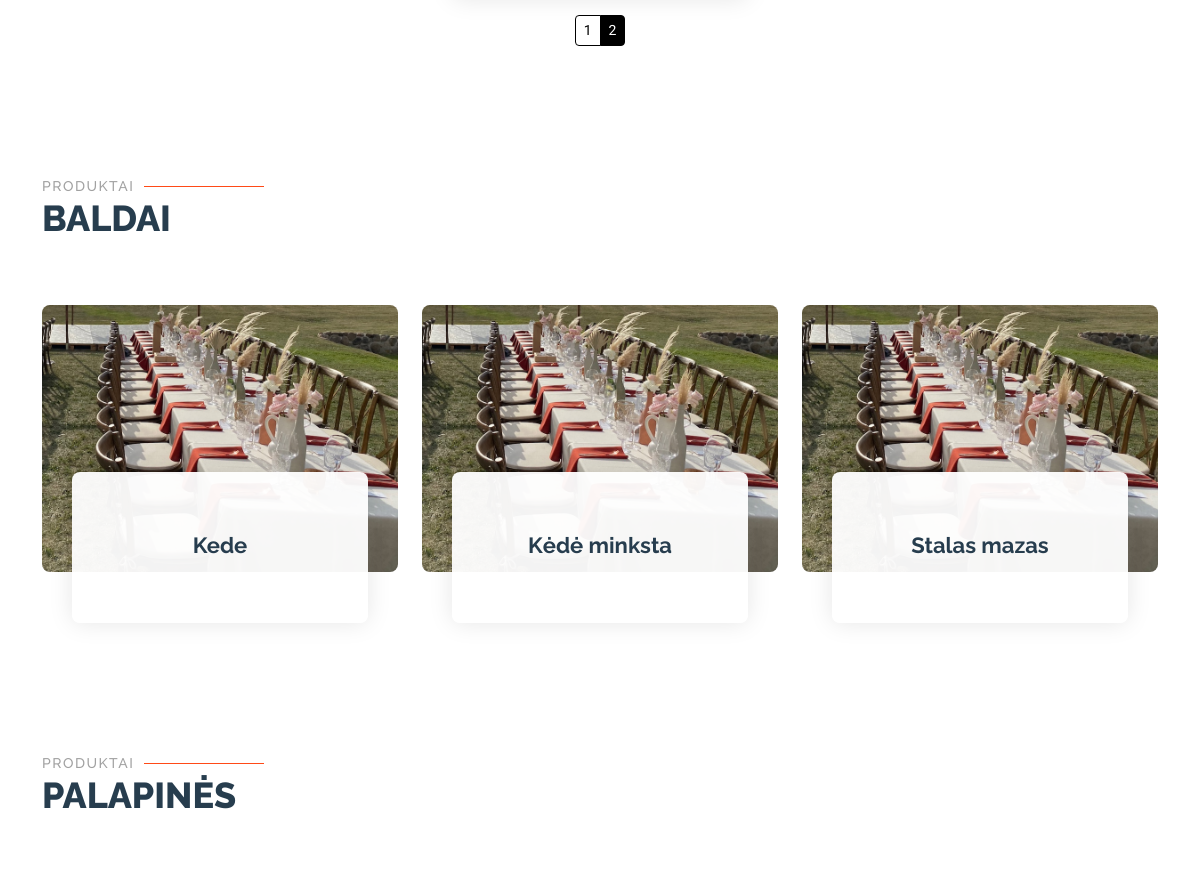
Before: /rent/products/ (middle part) with the older database file.
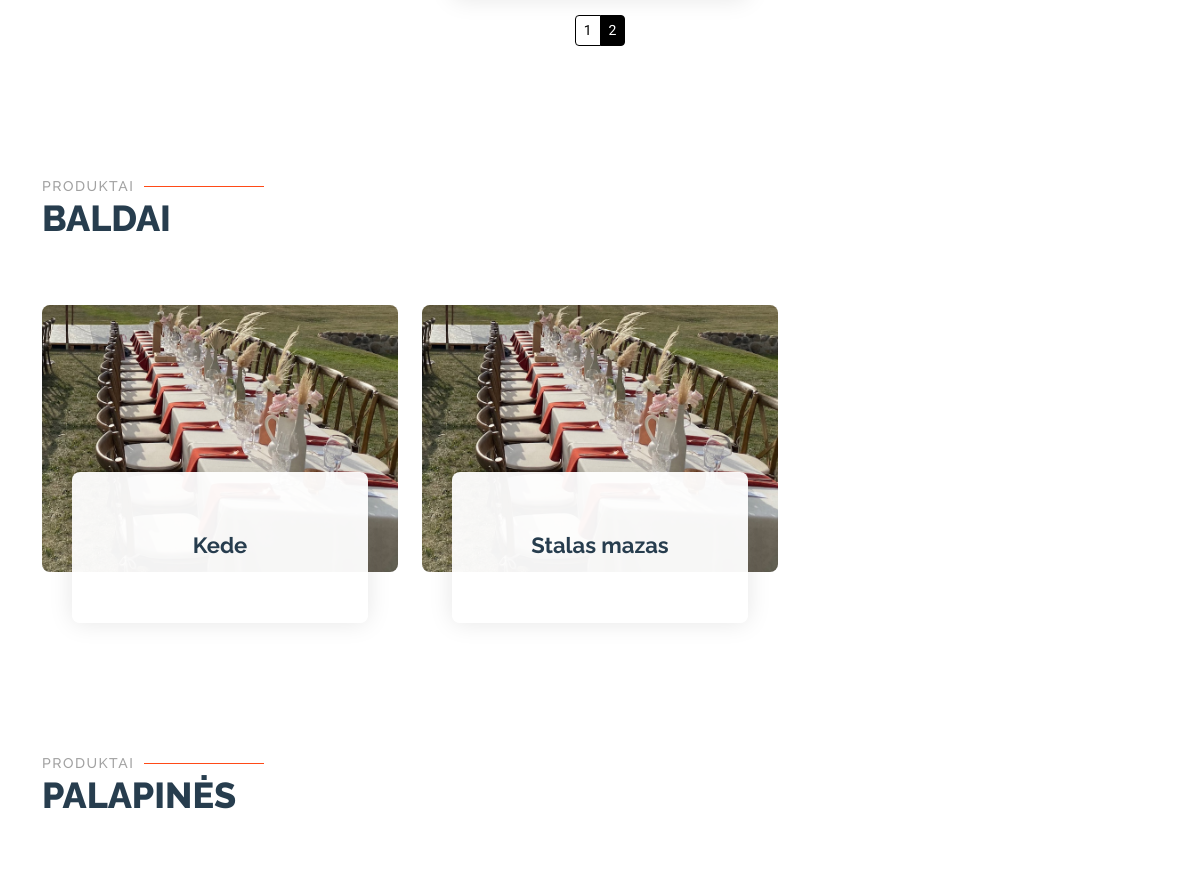
After: the same page with the newer database file.
### rent/models.py (models this page shows)
class Product(models.Model):
    name = models.CharField(verbose_name="Pavadinimas", max_length=100)
    description = HTMLField(verbose_name="Aprašymas", max_length=1000, help_text='Trumpas produkto aprašymas', null=True, blank=True, default="")
    inv_no = models.CharField(verbose_name="Invenorizacijos numeris", max_length=100, null=True, blank=True, unique=True,
                              help_text="Veskite invenorizacijos numerį")
    quantity = models.IntegerField(verbose_name="Kiekis", null=True, blank=True, help_text="Kiekis")
    group = models. ForeignKey(to="Group", on_delete=models.SET_NULL, null=True, blank=True, verbose_name="Produktų grupės", help_text="Parinkite kokia grupei priklauso produktas")
    cover = models.ImageField(verbose_name="Paveikslėlis", upload_to='covers', null=True, blank=True)
    def __str__(self):
        return self.name
    class Meta:
        verbose_name = "Prouktas"
        verbose_name_plural = "Produktai"
        ordering = ['inv_no']

### rent/views.py (the view)
# urls.py: path("products/", products, name="products"),
def products(request):
    all_products = Product.objects.all()
    lighting_products = all_products.filter(group__name="Apšvietimas")
    furniture_products = all_products.filter(group__name="Baldai")
    tent_products = all_products.filter(group__name="Palapinės")
    lighting_paginator = Paginator(lighting_products, 3)
    furniture_paginator = Paginator(furniture_products, 3)
    tent_paginator = Paginator(tent_products, 3)
    lighting_page_number = request.GET.get('lighting_page', 1)
    furniture_page_number = request.GET.get('furniture_page', 1)
    tent_page_number = request.GET.get('tent_page', 1)
    lighting_page = lighting_paginator.get_page(lighting_page_number)
    furniture_page = furniture_paginator.get_page(furniture_page_number)
    tent_page = tent_paginator.get_page(tent_page_number)
    context = {
        'lighting_page': lighting_page,
        'furniture_page': furniture_page,
        'tent_page': tent_page,
    }
    return render(request, 'products.html', context)

### rent/templates/products.html (shortened to what this page needs)
{% extends "base2.html" %}
{% load i18n %}
{% load static %}
{% block "content" %}
<section id="lightening" class="services section">
    <div class="container puslapiai">
        <nav aria-label="...">
            {% if lighting_page.has_other_pages %}
            <ul class="pagination pagination-sm justify-content-center">
                {% for i in lighting_page.paginator.page_range %}
                {% if lighting_page.number == i %}
                <li class="page-item active">
                    <a class="page-link" style="background-color: white; color: black; border-color: black;"
                    >{{ i }}</a>
                </li>
                {% else %}
                <li class="page-item">
                    <a class="page-link" style="background-color: black; color: white; border-color: black;"
                       href="?lighting_page={{ i }}#lighting">{{ i }}</a>
                </li>
                {% endif %}
                {% endfor %}
            </ul>
            {% endif %}
        </nav>
    </div>
</section>
<section id="furniture" class="services section">
    <div class="container section-title" data-aos="fade-up">
        <h2>Produktai</h2>
        <p>Baldai<br></p>
    </div>
    <div class="container" data-aos="fade-up" data-aos-delay="100">
        <div class="row gy-5">
            {% for product in furniture_page %}
            <div class="col-lg-4 col-md-6" data-aos="zoom-in" data-aos-delay="200">
                <div class="service-item">
                    <div class="img">
                        <img src="{%static 'img/furniture.jpeg' %}" class="img-fluid" alt="">
                    </div>
                    <div class="details position-relative">
                        <a href="{% url 'product' product.pk %}" class="stretched-link">
                            <h3>{{ product }}</h3>
                        </a>
                    </div>
                </div>
            </div>
            {% endfor %}
        </div>
    </div>
</section>
<section id="tent" class="services section">
    <div class="container section-title" data-aos="fade-up">
        <h2>Produktai</h2>
        <p>Palapinės<br></p>
    </div>
    <div class="container" data-aos="fade-up" data-aos-delay="100">
        <div class="row gy-5">
        </div>
    </div>
</section>
{% endblock %}

Changed rows visible on the page:
removed Product: name "Kėdė minksta"
